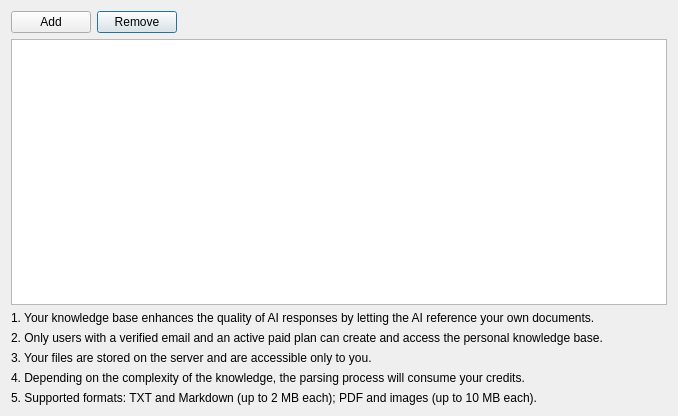
<?xml version="1.0" encoding="UTF-8"?>
<ui version="4.0">
 <class>UserKnowledgeBase</class>
 <widget class="QDialog" name="UserKnowledgeBase">
  <property name="geometry">
   <rect>
    <x>0</x>
    <y>0</y>
    <width>678</width>
    <height>416</height>
   </rect>
  </property>
  <property name="windowTitle">
   <string>My Knowledge Base</string>
  </property>
  <layout class="QGridLayout" name="gridLayout">
   <item row="1" column="0" colspan="3">
    <widget class="QTableWidget" name="tableWidgetKnowledge"/>
   </item>
   <item row="6" column="0" colspan="3">
    <widget class="QLabel" name="label_4">
     <property name="text">
      <string>5. Supported formats: TXT and Markdown (up to 2 MB each); PDF and images (up to 10 MB each).</string>
     </property>
    </widget>
   </item>
   <item row="4" column="0" colspan="3">
    <widget class="QLabel" name="label_3">
     <property name="text">
      <string>3. Your files are stored on the server and are accessible only to you.</string>
     </property>
    </widget>
   </item>
   <item row="3" column="0" colspan="3">
    <widget class="QLabel" name="label_2">
     <property name="text">
      <string>2. Only users with a verified email and an active paid plan can create and access the personal knowledge base.</string>
     </property>
    </widget>
   </item>
   <item row="0" column="1">
    <widget class="QPushButton" name="btnRemove">
     <property name="text">
      <string>Remove</string>
     </property>
    </widget>
   </item>
   <item row="2" column="0" colspan="3">
    <widget class="QLabel" name="label">
     <property name="text">
      <string>1. Your knowledge base enhances the quality of AI responses by letting the AI reference your own documents.</string>
     </property>
    </widget>
   </item>
   <item row="0" column="2">
    <spacer name="horizontalSpacer">
     <property name="orientation">
      <enum>Qt::Horizontal</enum>
     </property>
     <property name="sizeHint" stdset="0">
      <size>
       <width>477</width>
       <height>20</height>
      </size>
     </property>
    </spacer>
   </item>
   <item row="0" column="0">
    <widget class="QPushButton" name="btnAddKnowledge">
     <property name="text">
      <string>Add</string>
     </property>
    </widget>
   </item>
   <item row="5" column="0" colspan="3">
    <widget class="QLabel" name="label_5">
     <property name="text">
      <string>4. Depending on the complexity of the knowledge, the parsing process will consume your credits.</string>
     </property>
    </widget>
   </item>
  </layout>
 </widget>
 <tabstops>
  <tabstop>btnAddKnowledge</tabstop>
  <tabstop>btnRemove</tabstop>
  <tabstop>tableWidgetKnowledge</tabstop>
 </tabstops>
 <resources/>
 <connections/>
</ui>
